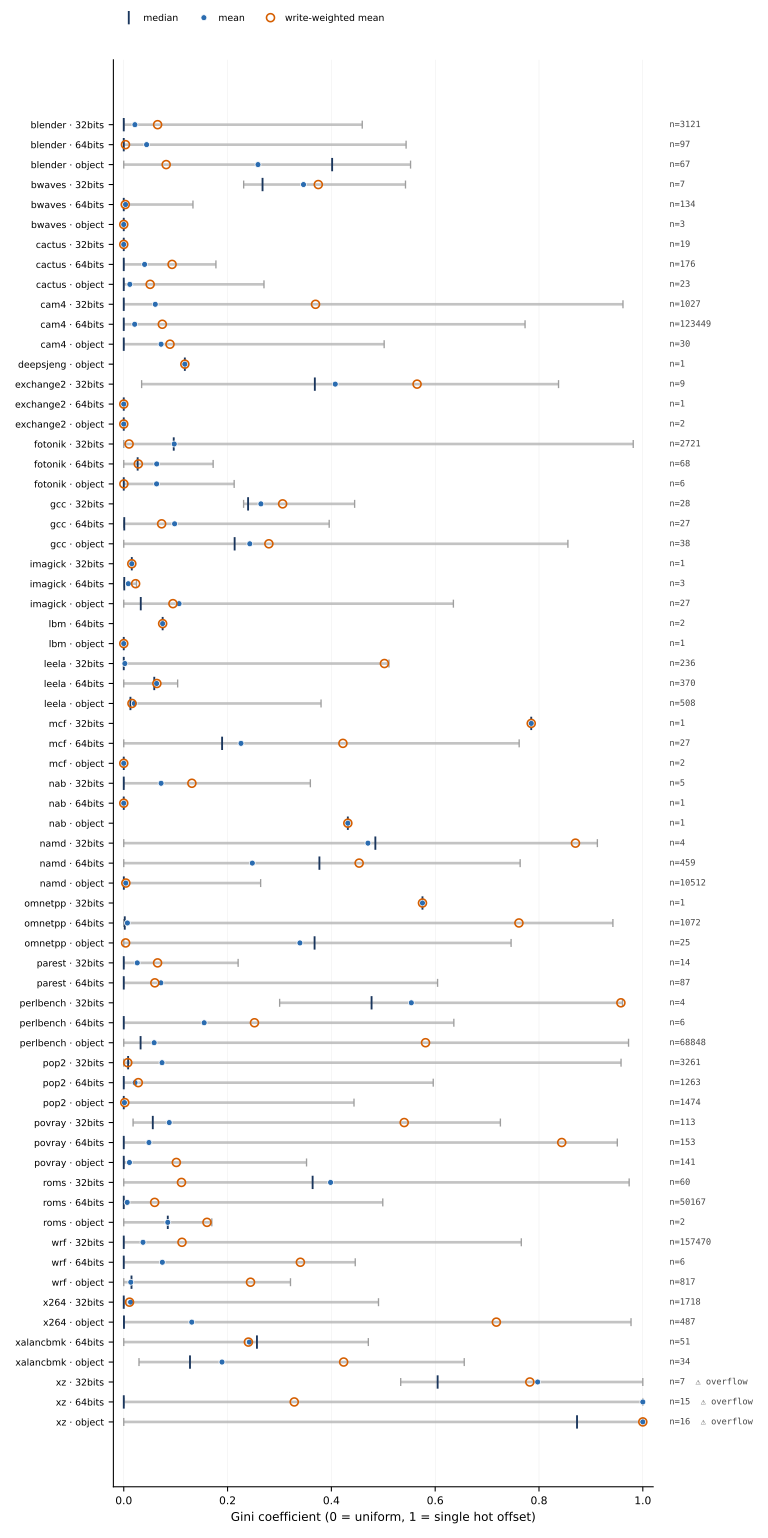

The Python source for this figure:
#!/usr/bin/env python3
"""Intra-buffer write-concentration via the Gini coefficient.

Per (bench, alloc_type), the query reports min / median / mean / max
Gini across all buffers in that group, plus a write-weighted mean
(buffers count proportionally to their store volume). G = 0 means
writes are uniform across touched offsets; G → 1 means writes pile
onto a single hot offset.

Each row shows a [min, max] range bar (clipped to [0, 1] — see note),
with median (line tick), mean (filled dot) and write-weighted mean
(open ring) overlaid. Big gaps between unweighted and write-weighted
mean signal that a few hot buffers carry disproportionate traffic.

Note: the xz row has overflow-corrupted max/mean values (G should be
in [0, 1]); they're clipped to 1.0 for plotting and flagged in the
margin so the rest of the figure remains readable.
"""
from pathlib import Path

import matplotlib.pyplot as plt
import numpy as np
import pandas as pd

HERE = Path(__file__).resolve().parent
OUT  = HERE / "figure.svg"


def main() -> None:
    df = pd.read_csv(HERE / "result.csv")
    df["row"] = df["bench"] + " · " + df["alloc_type"]
    df = df.sort_values(["bench", "alloc_type"]).reset_index(drop=True)

    # Detect rows with out-of-range values (numerical overflow); clip for
    # plotting, flag in the margin.
    cols = ["mean_gini", "median_gini", "min_gini", "max_gini",
            "write_weighted_gini"]
    flagged = (df[cols] > 1.0).any(axis=1) | (df[cols] < 0.0).any(axis=1)
    clipped = df.copy()
    for c in cols:
        clipped[c] = clipped[c].clip(lower=0.0, upper=1.0)

    n = len(clipped)
    fig, ax = plt.subplots(figsize=(8.0, max(4.5, 0.22 * n + 1.5)))
    y = np.arange(n)

    # Min/max range bar.
    ax.hlines(y, clipped["min_gini"], clipped["max_gini"],
              color="#bdbdbd", lw=2.0, alpha=0.9, zorder=1)
    # Endpoint ticks.
    ax.plot(clipped["min_gini"], y, "|", color="#9e9e9e", ms=6, mew=1.0)
    ax.plot(clipped["max_gini"], y, "|", color="#9e9e9e", ms=6, mew=1.0)
    # Median (small tick).
    ax.plot(clipped["median_gini"], y, "|", color="#1a365d",
            ms=10, mew=1.4, zorder=3, label="median")
    # Mean (filled dot).
    ax.plot(clipped["mean_gini"], y, "o", color="#2b6cb0",
            ms=4.5, mec="white", mew=0.6, zorder=4, label="mean")
    # Write-weighted mean (open ring).
    ax.plot(clipped["write_weighted_gini"], y, "o", mfc="none",
            mec="#d55e00", mew=1.2, ms=6, zorder=5,
            label="write-weighted mean")

    ax.set_yticks(y)
    ax.set_yticklabels(clipped["row"].tolist(), fontsize=7)
    ax.invert_yaxis()
    ax.set_xlim(-0.02, 1.02)
    ax.set_xlabel("Gini coefficient (0 = uniform, 1 = single hot offset)",
                  fontsize=9)
    ax.tick_params(axis="x", labelsize=8)
    ax.grid(axis="x", lw=0.3, alpha=0.3)
    for spine in ("top", "right"):
        ax.spines[spine].set_visible(False)

    # Buffer count + overflow flag in the right margin.
    for i, r in clipped.iterrows():
        suffix = "  ⚠ overflow" if flagged.iloc[i] else ""
        ax.text(1.03, i, f"n={int(r['buffers'])}{suffix}",
                ha="left", va="center", fontsize=6.5,
                color="#444", family="monospace",
                transform=ax.get_yaxis_transform())

    ax.legend(loc="lower left", bbox_to_anchor=(0.0, 1.02),
              ncol=3, fontsize=7, frameon=False, handlelength=1.5)

    fig.tight_layout()
    fig.savefig(OUT, format="svg")
    print(f"wrote {OUT}")


if __name__ == "__main__":
    main()
